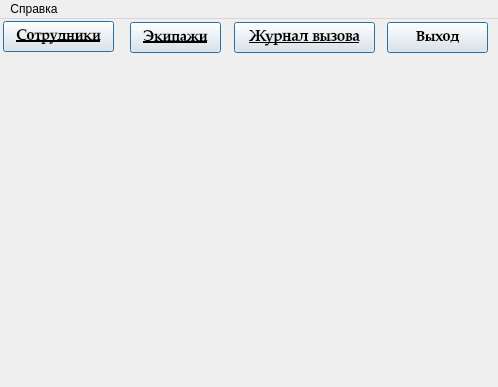
<?xml version="1.0" encoding="UTF-8"?>
<ui version="4.0">
 <class>MainWindow</class>
 <widget class="QMainWindow" name="MainWindow">
  <property name="geometry">
   <rect>
    <x>0</x>
    <y>0</y>
    <width>498</width>
    <height>387</height>
   </rect>
  </property>
  <property name="windowTitle">
   <string>БД Рос-ия</string>
  </property>
  <widget class="QWidget" name="centralwidget">
   <widget class="QPushButton" name="pushButton">
    <property name="geometry">
     <rect>
      <x>3</x>
      <y>2</y>
      <width>111</width>
      <height>31</height>
     </rect>
    </property>
    <property name="font">
     <font>
      <family>Palatino Linotype</family>
      <pointsize>11</pointsize>
      <weight>75</weight>
      <italic>false</italic>
      <bold>true</bold>
      <underline>true</underline>
     </font>
    </property>
    <property name="text">
     <string>Сотрудники</string>
    </property>
    <property name="iconSize">
     <size>
      <width>150</width>
      <height>100</height>
     </size>
    </property>
    <property name="checkable">
     <bool>false</bool>
    </property>
    <property name="autoRepeat">
     <bool>false</bool>
    </property>
    <property name="autoDefault">
     <bool>false</bool>
    </property>
    <property name="default">
     <bool>true</bool>
    </property>
    <property name="flat">
     <bool>false</bool>
    </property>
   </widget>
   <widget class="QPushButton" name="pushButton_2">
    <property name="geometry">
     <rect>
      <x>130</x>
      <y>3</y>
      <width>91</width>
      <height>31</height>
     </rect>
    </property>
    <property name="font">
     <font>
      <family>Palatino Linotype</family>
      <pointsize>11</pointsize>
      <weight>75</weight>
      <bold>true</bold>
      <underline>true</underline>
     </font>
    </property>
    <property name="text">
     <string>Экипажи</string>
    </property>
    <property name="default">
     <bool>true</bool>
    </property>
    <property name="flat">
     <bool>false</bool>
    </property>
   </widget>
   <widget class="QPushButton" name="pushButton_3">
    <property name="geometry">
     <rect>
      <x>234</x>
      <y>3</y>
      <width>141</width>
      <height>31</height>
     </rect>
    </property>
    <property name="font">
     <font>
      <family>Palatino Linotype</family>
      <pointsize>12</pointsize>
      <weight>75</weight>
      <italic>false</italic>
      <bold>true</bold>
      <underline>true</underline>
     </font>
    </property>
    <property name="text">
     <string>Журнал вызова</string>
    </property>
    <property name="default">
     <bool>true</bool>
    </property>
    <property name="flat">
     <bool>false</bool>
    </property>
   </widget>
   <widget class="QPushButton" name="pushButton_4">
    <property name="geometry">
     <rect>
      <x>387</x>
      <y>3</y>
      <width>101</width>
      <height>31</height>
     </rect>
    </property>
    <property name="font">
     <font>
      <family>Palatino Linotype</family>
      <pointsize>11</pointsize>
      <weight>75</weight>
      <bold>true</bold>
      <underline>false</underline>
     </font>
    </property>
    <property name="text">
     <string>Выход</string>
    </property>
    <property name="default">
     <bool>true</bool>
    </property>
    <property name="flat">
     <bool>false</bool>
    </property>
   </widget>
   <widget class="QLabel" name="label">
    <property name="geometry">
     <rect>
      <x>0</x>
      <y>0</y>
      <width>491</width>
      <height>361</height>
     </rect>
    </property>
    <property name="text">
     <string/>
    </property>
    <property name="pixmap">
     <pixmap>../бд миля охрана/титул.jpg</pixmap>
    </property>
    <property name="scaledContents">
     <bool>true</bool>
    </property>
   </widget>
   <zorder>label</zorder>
   <zorder>pushButton</zorder>
   <zorder>pushButton_2</zorder>
   <zorder>pushButton_3</zorder>
   <zorder>pushButton_4</zorder>
  </widget>
  <widget class="QMenuBar" name="menubar">
   <property name="geometry">
    <rect>
     <x>0</x>
     <y>0</y>
     <width>498</width>
     <height>21</height>
    </rect>
   </property>
   <widget class="QMenu" name="menu">
    <property name="title">
     <string>Справка</string>
    </property>
    <addaction name="action_11"/>
    <addaction name="action_12"/>
    <addaction name="action_13"/>
   </widget>
   <addaction name="menu"/>
  </widget>
  <action name="action">
   <property name="text">
    <string>О Программе</string>
   </property>
  </action>
  <action name="action_2">
   <property name="text">
    <string>Инструкция</string>
   </property>
  </action>
  <action name="action_3">
   <property name="text">
    <string>Об Авторе</string>
   </property>
  </action>
  <action name="action_11">
   <property name="text">
    <string>О Программе</string>
   </property>
  </action>
  <action name="action_12">
   <property name="text">
    <string>Инструкция</string>
   </property>
  </action>
  <action name="action_13">
   <property name="text">
    <string>Об Авторе</string>
   </property>
  </action>
 </widget>
 <resources/>
 <connections/>
</ui>
